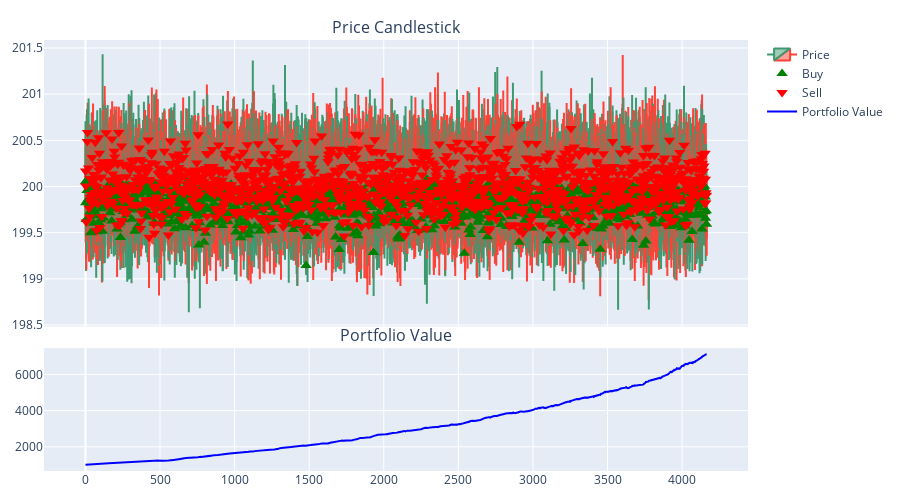

Source (notebook cell):
### Code cell
buy_df_qlearning, sell_df_qlearning, exit_df_qlearning = extract_signals(historical_info_df)
fig_qlearning = build_fig(
    historical_info_df,
    buy_df_qlearning,
    sell_df_qlearning,
    exit_df_qlearning
)
fig_qlearning.show()

### Figure 1 — Plotly figure (JSON) as saved in the notebook; plotly's stock layout.template omitted (floating-point values rounded to 4 significant figures; data arrays with more than 128 entries replaced by an {"elided": "..."} marker saying what was removed)
{"data": [{"close": {"elided": "4166 float values"}, "high": {"elided": "4166 float values"}, "low": {"elided": "4166 float values"}, "name": "Price", "open": {"elided": "4166 float values"}, "type": "candlestick", "x": {"elided": "4166 int values"}, "xaxis": "x", "yaxis": "y"}, {"marker": {"color": "green", "size": 10, "symbol": "triangle-up"}, "mode": "markers", "name": "Buy", "type": "scatter", "x": {"elided": "1387 int values"}, "xaxis": "x", "y": {"elided": "1387 float values"}, "yaxis": "y"}, {"marker": {"color": "red", "size": 10, "symbol": "triangle-down"}, "mode": "markers", "name": "Sell", "type": "scatter", "x": {"elided": "1386 int values"}, "xaxis": "x", "y": {"elided": "1386 float values"}, "yaxis": "y"}, {"marker": {"color": "blue", "size": 10, "symbol": "circle"}, "mode": "markers", "name": "Exit", "type": "scatter", "x": [], "xaxis": "x", "y": [], "yaxis": "y"}, {"line": {"color": "blue"}, "mode": "lines", "name": "Portfolio Value", "type": "scatter", "x": {"elided": "4166 int values"}, "xaxis": "x2", "y": {"elided": "4166 float values"}, "yaxis": "y2"}], "layout": {"annotations": [{"font": {"size": 16}, "showarrow": false, "text": "Price Candlestick", "x": 0.5, "xanchor": "center", "xref": "paper", "y": 1.0, "yanchor": "bottom", "yref": "paper"}, {"font": {"size": 16}, "showarrow": false, "text": "Portfolio Value", "x": 0.5, "xanchor": "center", "xref": "paper", "y": 0.285, "yanchor": "bottom", "yref": "paper"}], "height": 500, "margin": {"b": 20, "l": 40, "r": 20, "t": 40}, "xaxis": {"anchor": "y", "domain": [0, 1], "matches": "x2", "rangeslider": {"visible": false}, "showticklabels": false}, "xaxis2": {"anchor": "y2", "domain": [0, 1], "rangeslider": {"visible": false}}, "yaxis": {"anchor": "x", "domain": [0.335, 1.0]}, "yaxis2": {"anchor": "x2", "domain": [0, 0.285]}}}
